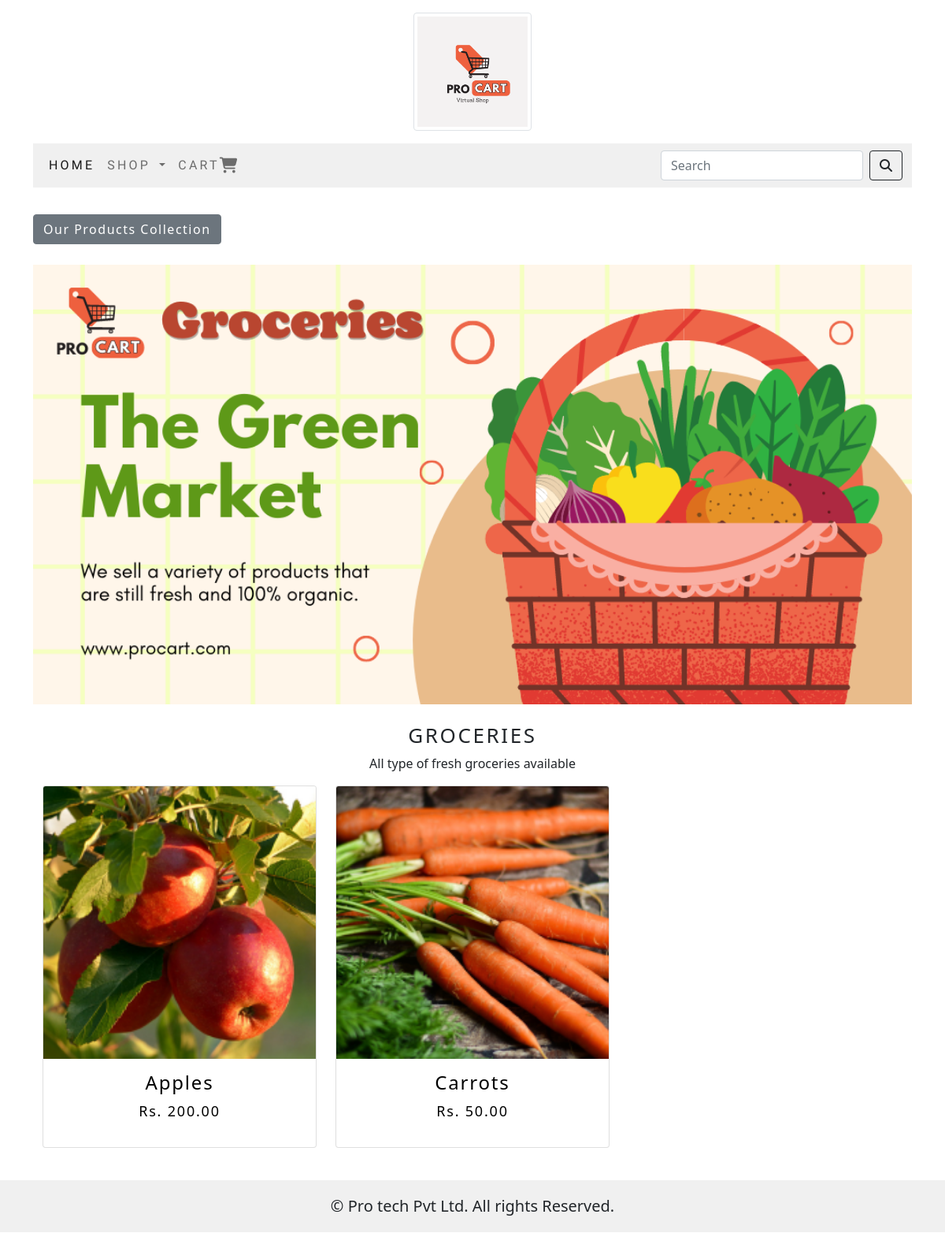
Page /shop/groceries/ on the committed database.
### CartApp/models.py (models this page shows, shortened)
class Category(models.Model):
    categoryName = models.CharField(max_length=250, unique=True)
    slug = models.SlugField(max_length=250, unique=True)
    description = models.TextField(blank=True)
    categoryImage = models.ImageField(upload_to='categoryImgs', blank=True)
    class Meta:
        ordering = ('categoryName',)
        verbose_name = 'category'
        verbose_name_plural = 'categories'
    def get_url(self):
        return reverse('CartApp:products_by_category', args=[self.slug])

class Product(models.Model):
    productName = models.CharField(max_length=250, unique=True)
    slug = models.SlugField(max_length=250, unique=True)
    description = models.TextField(blank=True)
    price = models.DecimalField(max_digits=10, decimal_places=2)
    category = models.ForeignKey(Category, on_delete=models.CASCADE)
    productImage = models.ImageField(upload_to='productImgs', blank=True)
    stock = models.IntegerField()
    available = models.BooleanField(default=True)
    created = models.DateTimeField(auto_now_add=True)
    updated = models.DateTimeField(auto_now=True)
    class Meta:
        ordering = ('productName',)
        verbose_name = 'product'
        verbose_name_plural = 'products'
    def get_url(self):
        return reverse('CartApp:productDetails', args=[self.category.slug, self.slug])

### CartApp/views.py (the view)
# urls.py: path('', views.allcategories, name='allCategories'),
def allcategories(request, c_slug=None):
    c_page = None
    productsList = None
    if c_slug != None:
        c_page = get_object_or_404(Category, slug=c_slug)
        productsList = Product.objects.all().filter(category=c_page, available=True)
    else:
        productsList = Product.objects.all().filter(available=True)
    paginator = Paginator(productsList, 6)
    try:
        page = int(request.GET.get('page', '1'))
    except:
        page = 1
    try:
        products = paginator.page(page)
    except (EmptyPage, InvalidPage):
        products = paginator.page(paginator.num_pages)
    return render(request, "Category.html", {'category': c_page, 'products': products})

### AddToCart/context_processors.py (called while the page is built)
def counter(request):
    cart_id = _cart_id(request)
    item_count = 0
    if 'admin' in request.path:
        return {}
    else:
        try:
            cart = Cart.objects.filter(cartId=cart_id)
            cartItem = CartItem.objects.all().filter(cart=cart[:1])
            for c_item in cartItem:
                item_count += c_item.quantity
        except Cart.DoesNotExist:
            item_count = 0
    return dict(item_count=item_count)

### AddToCart/views.py (called while the page is built)
def _cart_id(request):
    cart = request.session.session_key
    if not cart:
        cart = request.session.create()
    return cart

### CartApp/context_processors.py (called while the page is built)
def menu_links(request):
    links = Category.objects.all()
    return dict(links=links)

### Templates/Category.html (shortened to what this page needs)
{% extends 'base.html' %}
{% load static %}
{% block content %}
    {% if category %}
        <div>
            <div class="row my_row">
                <div class="mx_auto">
                    <p><a class="btn btn-secondary" href="{% url 'CartApp:allCategories' %}">Our Products Collection</a></p>
                </div>
            </div>
        </div>
    {% endif %}
    <div class="mx_auto">
    {% if category %}
        <img class="my-img" width="100%" src="{{category.categoryImage.url}}" alt="category.categoryName">
    </div><br>
    <div>
        <h1 class="text-center my_tittle">{{category.categoryName}}</h1>
        <p class="text-justify text-center">{{category.description}}</p>
    </div>
    {% else %}
    <div><img width="100%" src="{% static 'Img/banner.png' %}" alt="Products"></div><br>
    <div>
        <h1 class="text-center my_tittle">Welcome to our store</h1>
        <p class="text-justify text-center mb-4 ">Welcome to Pro cart, where you can buy products like a Pro.</p>
    </div>
    {% endif %}
<div class="container">
    <div class="row mx_auto">
        {% for p in products.object_list %}
        <div class="my_bottom_margin col-9 col-sm-12 col-md-4 col-lg-4">
            <div class="card text-center" style="min-width:18rem;">
                <a href="{{p.get_url}}"><img class="card-img-top" src="{{p.productImage.url}}" alt="{{p.productName}}"></a>
                <div class="card-body">
                    <h4>{{p.productName}}</h4>
                    <p>Rs. {{p.price}}</p>
                </div>
            </div>
        </div>
        {% endfor %}
    </div>
    <div class="mx-auto pb-3">
    </div>
</div>
{% endblock %}

### static/CSS/custom.css (style rules this page uses)
body { margin: 0; display: flex; flex-direction: column; min-height: 100vh; }
.my_row { padding-top : 10px; padding-bottom : 10px; }
.my_row .mx_auto { font-size : 15px; }
.my_tittle { font-size : 26px; text-transform : uppercase; letter-spacing : .1em; }
.my_bottom_margin { margin-bottom: 25px; }
.mx_auto { color: #000; font-size : 18px; letter-spacing : .1em; }

### rows in the picture
Category: categoryImage (picture), categoryName "GROCERIES", description "All type of fresh groceries available"
Product: productImage (picture), productName "Apples", price "200.00"
Product: productImage (picture), productName "Carrots", price "50.00"
